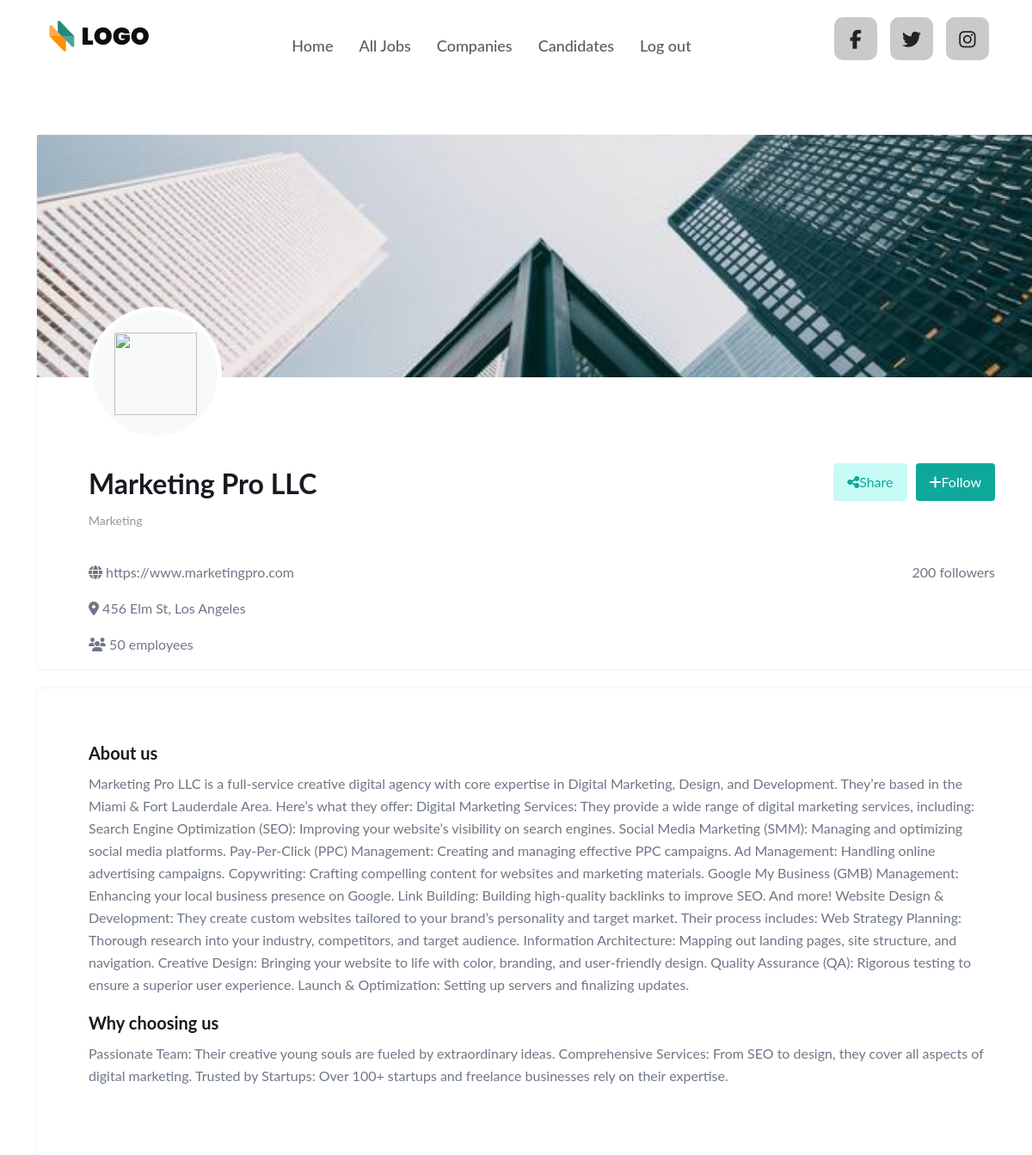
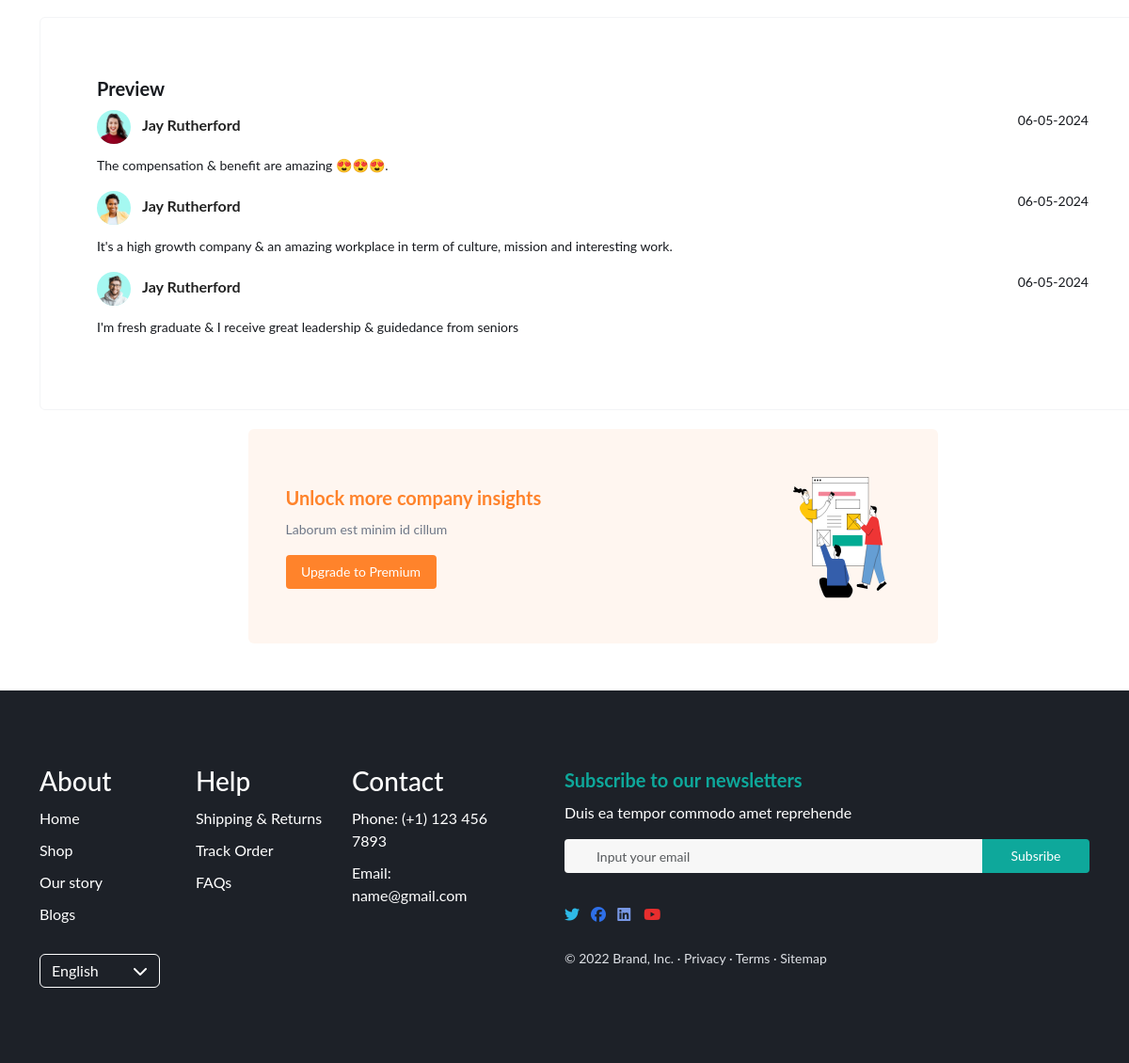
The page /index.php?page=company-detail&id=2 (signed in) on the database its author committed (2 pictures, top to bottom).
### tables this page shows
CREATE TABLE `Companies` (
  `company_id` INT PRIMARY KEY AUTO_INCREMENT,
  `company_name` VARCHAR(100) NOT NULL,
  `company_address` VARCHAR(200),
  `company_contact_email` VARCHAR(100),
  `company_website` VARCHAR(200),
  `company_quantity_job` INT,
  `company_quantity_employer` INT,
  `company_quantity_follower` INT,
  `company_desc` TEXT,
  `company_image` TEXT,
  `company_cover_image` TEXT,
  `company_reason` TEXT,
  `company_job_field` VARCHAR(200)
);

### company/company-detail.php (the view, shortened to what this page needs)
<?php
$servername = "localhost";
$username = "root";
$password = "";
$dbname = "db_job_portal";
$conn = new mysqli($servername, $username, $password, $dbname);
if (isset($_GET['id'])) {
    $companyId = $_GET['id'];
    $sql = "SELECT * FROM companies WHERE company_id = $companyId";
    $result = $conn->query($sql);
    if ($result->num_rows > 0) {
        $row = $result->fetch_assoc();
        echo "
        <div class='company-detail'>
        <div class='container'>
            <div class='inner-wrap'>
                <div class='company-detail-header'>
                    <div class='company-detail-image'>
                        <div class='cover-image'>
                            <img src='./assets/images/cover-image.jpg'>
                        </div>
                        <div class='avatar-image'>
                            <img src='" . $row['company_image'] . "'>
                        </div>
                    </div>
                    <div class='company-detail-name'>
                        <div class='company-detail-left'>
                            <h2>" . $row['company_name'] . "</h2>
                            <p>" . $row['company_job_field'] . "</p>
                        </div>
                        <div class='company-detail-right'>
                            <div class='company-detail-button'>
                                <button class='company-detail-button-left'><i class='fa-solid fa-share-nodes'></i> Share</button>
                                <button class='company-detail-button-right'><i class='fa-solid fa-plus'></i> Follow</button>
                            </div>
                        </div>
                    </div>
                    <div class='company-detail-info'>
                        <div class='company-detail-info-item'>
                            <p><i class='fa-solid fa-globe'></i> " . $row['company_website'] . "</p>
                            <p><i class='fa-solid fa-location-dot'></i> " . $row['company_address'] . "</p>
                            <p><i class='fa-solid fa-users'></i> " . $row['company_quantity_employer'] . " employees</p>
                        </div>
                        <div class='company-detail-info-item'>
                            <p>" . $row['company_quantity_follower'] . " followers</p>
                        </div>
                    </div>
                </div>
                <div class='company-detail-content'>
                    <h3 class='company-detail-content-title'>About us</h3>
                    <p class='company-detail-content-desc'>" . $row['company_desc'] . "</p>
                    <h3 class='company-detail-content-title'>Why choosing us</h3>
                    <p class='company-detail-content-desc'>" . $row['company_reason'] . "</p>
                </div>
                <div class='company-detail-preview'>
                    <h3 class='preview-title'>Preview</h3>
                    <div class='preview-card'>
                        <div class='preview-card-info'>
                            <div class='preview-card-info-left'>
                                <img src='./assets/images/preview_avatar.jpg'>
                            <span class='preview-card-info-name ms-2 fw-bold'>Jay Rutherford</span>
                            </div>
                            <p class='preview-card-info-date'>06-05-2024</p>
                        </div>
                        <p class='preview-card-content'>The compensation & benefit are amazing 😍😍😍.</p>
                    </div>
                    <div class='preview-card'>
                        <div class='preview-card-info'>
                            <div class='preview-card-info-left'>
                                <img src='./assets/images/cover-image-1.jpg'>
                            <span class='preview-card-info-name ms-2 fw-bold'>Jay Rutherford</span>
                            </div>
                            <p class='preview-card-info-date'>06-05-2024</p>
                        </div>
                        <p class='preview-card-content'>It's a high growth company & an amazing workplace in term of culture, mission and interesting work.</p>
                    </div>
                    <div class='preview-card'>
                        <div class='preview-card-info'>
                            <div class='preview-card-info-left'>
                                <img src='./assets/images/cover-image-2.jpg'>
                            <span class='preview-card-info-name ms-2 fw-bold'>Jay Rutherford</span>
                            </div>
                            <p class='preview-card-info-date'>06-05-2024</p>
                        </div>
                        <p class='preview-card-content'>I'm fresh graduate & I receive great leadership & guidedance from seniors</p>
                    </div>
                </div>
                <div class='premium-update'>
                    <div class='inner-wrap'>
                        <div class='premium-update-left'>
                            <h3 class='premium-update-title'>Unlock more company insights</h3>
                            <p class='premium-update-desc'>Laborum est minim id cillum </p>
                            <button class='button-premium'>Upgrade to Premium</button>
                        </div>
                        <div class='premium-update-right'>
                            <img style='width: 120px;
                            height: 143px; ' src='./assets/images/premium-update.svg'>
                        </div>
                    </div>
                </div>
            </div>
        </div>
    </div>
        ";
    } else {
        echo "Product not found";
    }
}
?>

### assets/css/base.css (style rules this page uses)
:root { --color-text: #232323; --color-header: #EFEFEF; --color-btn: #0EA89BFF; --color-btn-text: #1B2026; --color-icon:#ff8484; --font:"Lato", sans-serif; }
* { box-sizing: border-box; margin: 0; }
body { font-family: var(--font); color: var(--color-text); }
.container { width: 100%; max-width: 1140px; margin-left:auto ; margin-right: auto; }

### rows shown on the page
companies: company_name "Marketing Pro LLC", company_job_field "Marketing", company_website "https://www.marketingpro.com", company_address "456 Elm St, Los Angeles", company_quantity_employer "50", company_quantity_follower "200", company_desc "Marketing Pro LLC is a full-service creative digital agency with core expertise in Digital Marketing, Design, and Development. They’re based in the Miami & Fort Lauderdale Area. Here’s what they offer: Digital Marketing Services: They provide a wide range of digital marketing services, including: Search Engine Optimization (SEO): Improving your website’s visibility on search engines. Social Media Marketing (SMM): Managing and optimizing social media platforms. Pay-Per-Click (PPC) Management: Creating and managing effective PPC campaigns. Ad Management: Handling online advertising campaigns. Copywriting: Crafting compelling content for websites and marketing materials. Google My Business…", company_reason "Passionate Team: Their creative young souls are fueled by extraordinary ideas. Comprehensive Services: From SEO to design, they cover all aspects of digital marketing. Trusted by Startups: Over 100+ startups and freelance businesses rely on their expertise."
